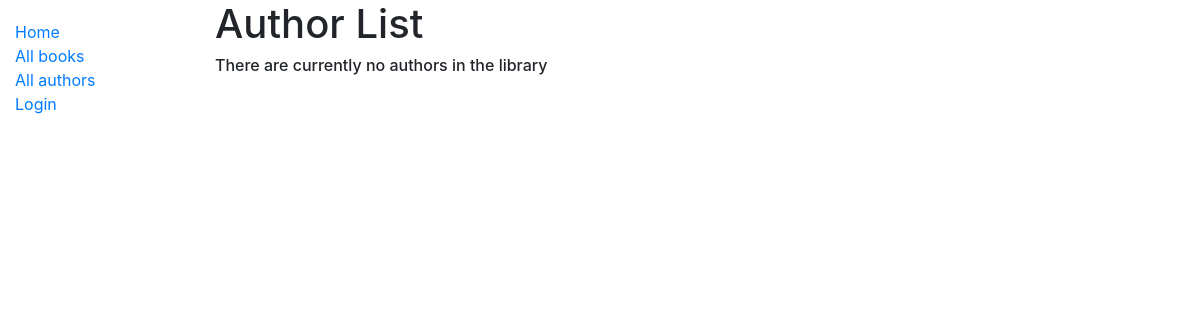
Page /catalogue/authors/ on the earlier database version.
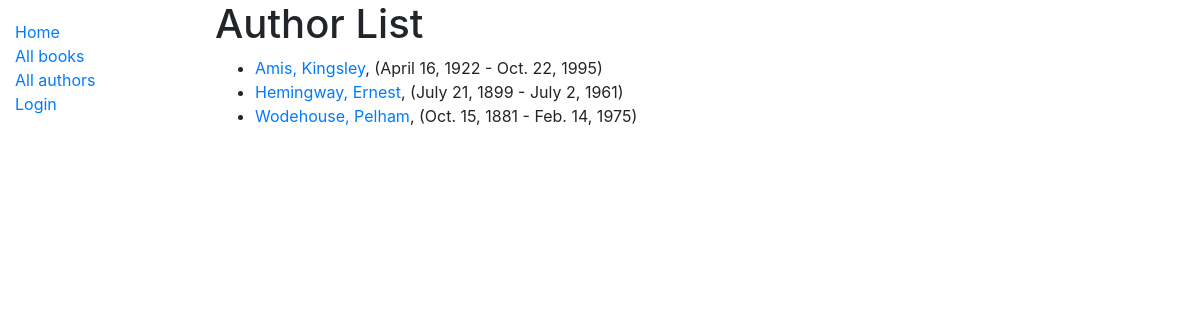
Same page on the later database version.
### catalogue/models.py (models this page shows, shortened)
class Author(models.Model):
    first_name = models.CharField(max_length=100, help_text='Author\'s first name')
    surname = models.CharField(max_length=100, help_text='Author\'s surname')
    date_of_birth = models.DateField(null=True, blank=True)
    date_of_death = models.DateField('Died', null=True, blank=True)
    class Meta:
        ordering = ['surname', 'first_name']
    def get_absolute_url(self):
        return(reverse('author-detail', args=[str(self.id)]))

### catalogue/views.py (the view)
# urls.py: path('authors/', views.AuthorListView.as_view(), name='authors'),
class AuthorListView(generic.ListView):
    model = Author

### catalogue/templates/catalogue/author_list.html
{% extends 'base_generic.html' %}
{% block content %}
<h1>Author List</h1>
{% if author_list %}
<ul>
   {% for author in author_list %}
    <li><a href="{{ author.get_absolute_url }}">{{ author.surname }}, {{ author.first_name }}</a>, ({{ author.date_of_birth }} - {{ author.date_of_death }})</li>
   {% endfor %}
</ul>
{% else %}
<h6>There are currently no authors in the library</h6>
{% endif %}
{% endblock %}

Differences in the rows shown:
added Author: surname "Amis", first_name "Kingsley", date_of_birth "April 16, 1922", date_of_death "Oct. 22, 1995"
added Author: surname "Hemingway", first_name "Ernest", date_of_birth "July 21, 1899", date_of_death "July 2, 1961"
added Author: surname "Wodehouse", first_name "Pelham", date_of_birth "Oct. 15, 1881", date_of_death "Feb. 14, 1975"
Other differences:
text no longer shown: "There are currently no authors in the library"
